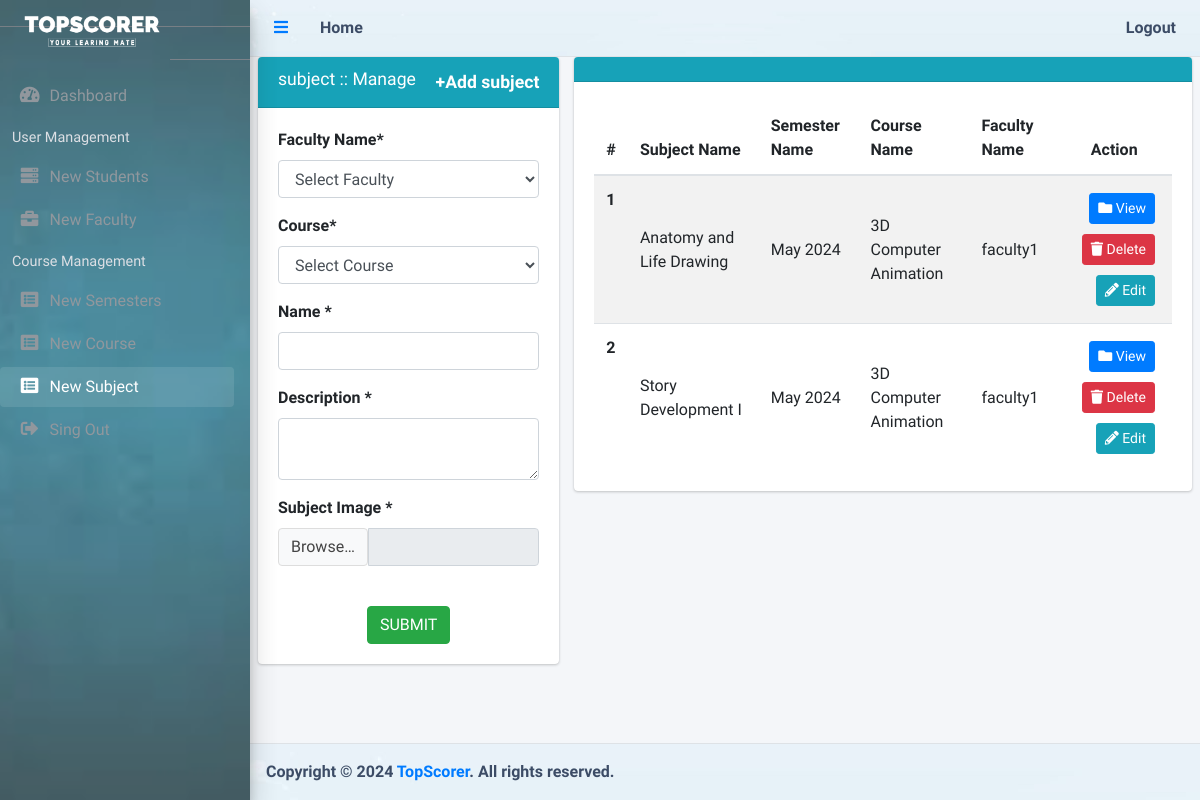
Before: /admin/subject.php (signed in) with the older database file.
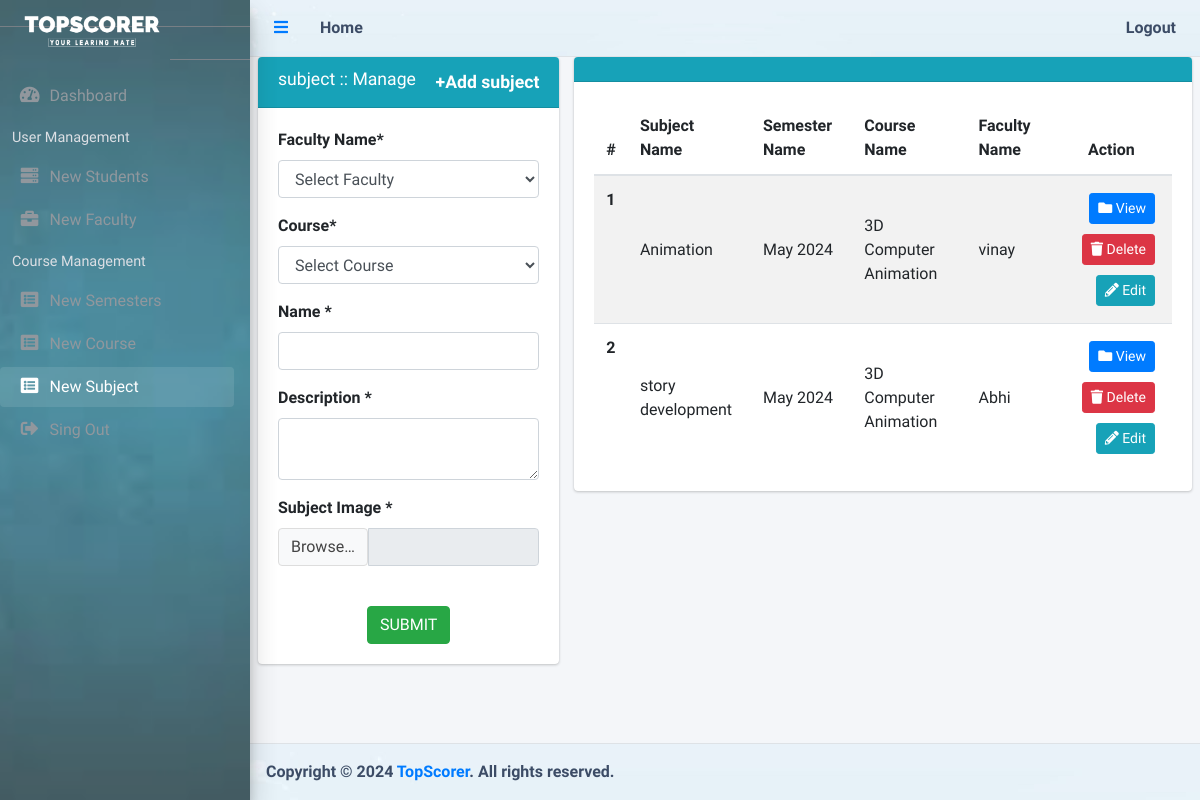
After: the same page with the newer database file.
### tables this page shows
CREATE TABLE `subject` (
  `sub_id` int(11) NOT NULL,
  `sub_name` varchar(255) NOT NULL,
  `sub_description` text NOT NULL,
  `sub_img` varchar(200) NOT NULL,
  `course_id` int(11) NOT NULL,
  `faculty_id` int(11) NOT NULL
);

CREATE TABLE `semesters` (
  `semester_id` int(11) NOT NULL,
  `semester_name` varchar(255) NOT NULL
);

CREATE TABLE `courses` (
  `course_id` int(11) NOT NULL,
  `course_name` varchar(255) NOT NULL,
  `course_description` text NOT NULL,
  `start_date` date NOT NULL,
  `end_date` date NOT NULL,
  `status` enum('0','1') NOT NULL,
  `semester_id` int(11) NOT NULL
);

CREATE TABLE `users` (
  `id` int(11) NOT NULL,
  `name` varchar(255) NOT NULL,
  `mobile` varchar(15) NOT NULL,
  `email` varchar(300) NOT NULL,
  `password` varchar(500) NOT NULL,
  `user_type` enum('admin','faculty','student') NOT NULL,
  `status` enum('0','1') NOT NULL,
  `createdate` date NOT NULL,
  `updatedate` date NOT NULL
);

### admin/subject.php (the view, shortened to what the rows shown need)
<?php
   require_once "admin_session.php";
?>
<!DOCTYPE html>
<html lang="en">
  <head>
    <?php include('theme/header_css.php'); ?>
  <head>
  <body class="hold-transition sidebar-mini layout-fixed">
    <div id="wrapper">
        <div class="content-wrapper">
          <section class="content" >
            <div class="row" >
              <div class="col-md-8" >
                <?php
                  if($conn) {
                    $sql1 = "SELECT * FROM subject";
                    $result1 = mysqli_query($conn, $sql1);
                    $inumber=0;
                    if (mysqli_num_rows($result1)>0){
                ?>
                <div class="card card-info" >
                  <div class="card-body">
                    <table class="table table-striped projects">
                      <thead>
                        <tr>
                          <th scope="col">#</th>
                          <th scope="col">Subject Name</th>
                          <th scope="col">Semester Name</th>
                          <th scope="col">Course Name</th>
                          <th scope="col">Faculty Name</th>
                          <th scope="col" class="text-center">Action</th>
                        </tr>
                      </thead>
                      <tbody>
                        <?php
                          while($row = mysqli_fetch_assoc($result1)) {
                            $inumber++;
                            $CourseId=$row['course_id'];
                        ?>
                        <tr>
                          <th scope="row"><?php echo $inumber;?></th>
                          <td><?php echo $row['sub_name'];?></td>
                          <td>
                            <?php
                              $sqlSem = "SELECT semester_name FROM semesters as sem,courses as c WHERE c.semester_id=sem.semester_id and c.course_id='".$CourseId."'";
                              $resultSem = mysqli_query($conn, $sqlSem);
                              if (mysqli_num_rows($resultSem)>0){
                                  $rowSem = mysqli_fetch_assoc($resultSem);
                                  echo $semesterName= $rowSem['semester_name'];
                              }
                            ?>
                          </td>
                          <td>
                            <?php
                              $CourseName="";
                              $sqlCourse = "SELECT course_name FROM courses WHERE course_id=$CourseId";
                              $resultCourse = mysqli_query($conn, $sqlCourse);
                              if (mysqli_num_rows($resultCourse)>0){
                                  $rowCourse = mysqli_fetch_assoc($resultCourse);
                                  echo $CourseName=$rowCourse['course_name'];
                              }
                            ?>
                          </td>
                            <td>
                            <?php
                              $FacultyName="";
                              $FacultyId =$row['faculty_id'];
                              $sqlFaculty = "SELECT name FROM users WHERE id='".$FacultyId."'";
                              $resultFaculty = mysqli_query($conn, $sqlFaculty);
                              if (mysqli_num_rows($resultFaculty)>0){
                                  $rowFaculty = mysqli_fetch_assoc($resultFaculty);
                                  echo $FacultyName=$rowFaculty['name'];
                              }
                            ?>
                          </td>
                          <td class="project-actions text-right" >
                            <a class="btn btn-primary btn-sm modalLink" href="#myModal" style="margin:5px;" data-toggle="modal" data-target="#myModal" data-id="<?php echo $row['sub_id']; ?>" data-name="<?php echo $row['sub_name']; ?>" data-description="<?php echo $row['sub_description']; ?>" data-sub_img="<?php echo $row['sub_img']; ?>" data-semesterName="<?php echo $semesterName; ?>" data-courseName="<?php echo $CourseName; ?>" data-facultyName="<?php echo $FacultyName; ?>">
                                <i class="fas fa-folder">
                                </i>
                                View
                            </a>
                            <a class="btn btn-danger btn-sm itemDelete" href="#" data-id="<?php echo $row['sub_id'];?> " style="margin:5px;">
                              <i class="fas fa-trash">
                              </i>
                              Delete
                            </a>
                            <a class="btn btn-info btn-sm" href="subject.php?editId=<?php echo $row['sub_id'];?>" style="margin:5px;">
                              <i class="fas fa-pencil-alt">
                              </i>
                               Edit
                            </a>
                          </td>
                        </tr>
                        <?php } ?>
                      </tbody>
                    </table>
                  </div>
                </div>
                <?php } } ?>
              </div>
            </div>
          </section>
        </div>
    </div>
</body>
</html>

Changed rows visible on the page:
removed subject: sub_name "Anatomy and Life Drawing", semesters.semester_name "May 2024", course.course_name "3D Computer Animation", users.name "faculty1"
removed subject: sub_name "Story Development I", semesters.semester_name "May 2024", course.course_name "3D Computer Animation", users.name "faculty1"
added subject: sub_name "Animation", semesters.semester_name "May 2024", course.course_name "3D Computer Animation", users.name "vinay"
added subject: sub_name "story development", semesters.semester_name "May 2024", course.course_name "3D Computer Animation", users.name "Abhi"
